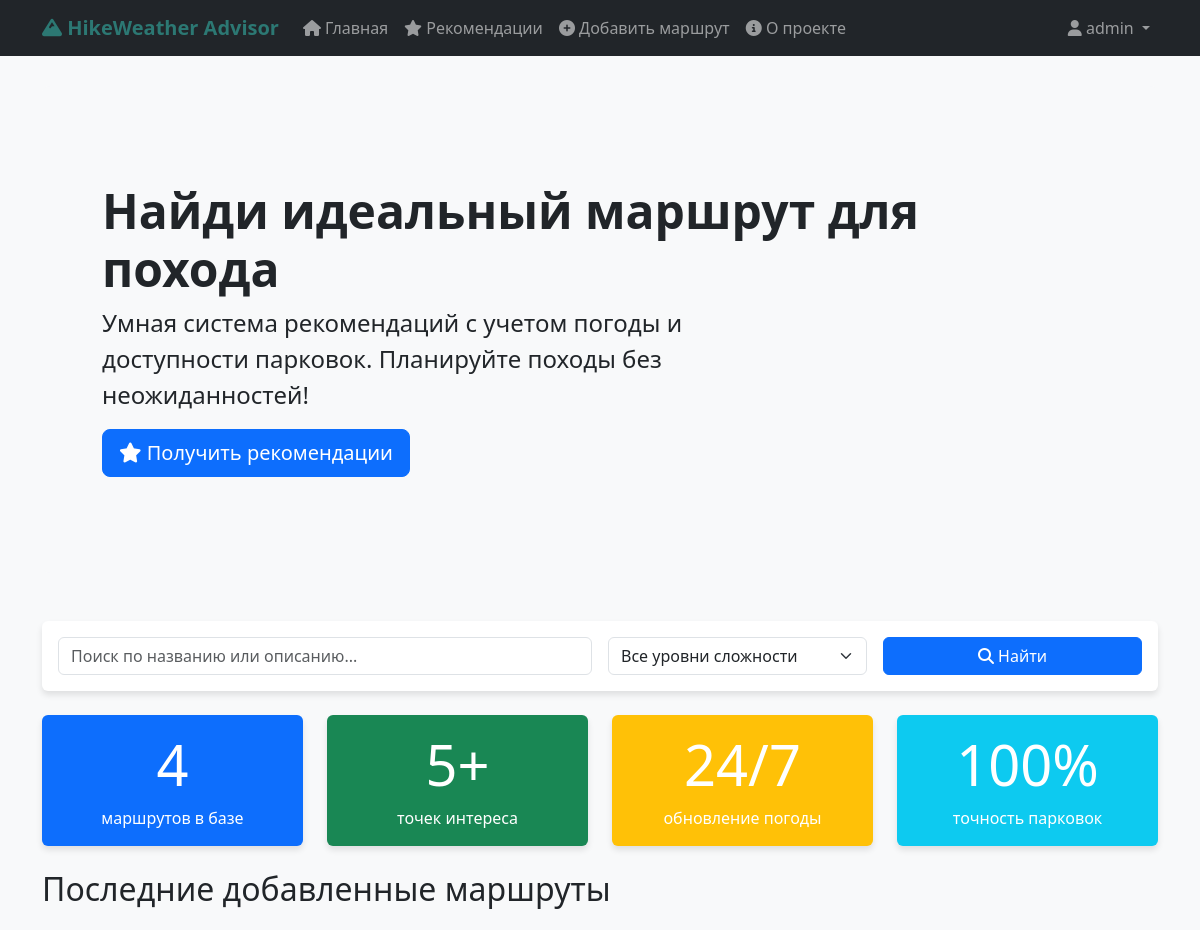
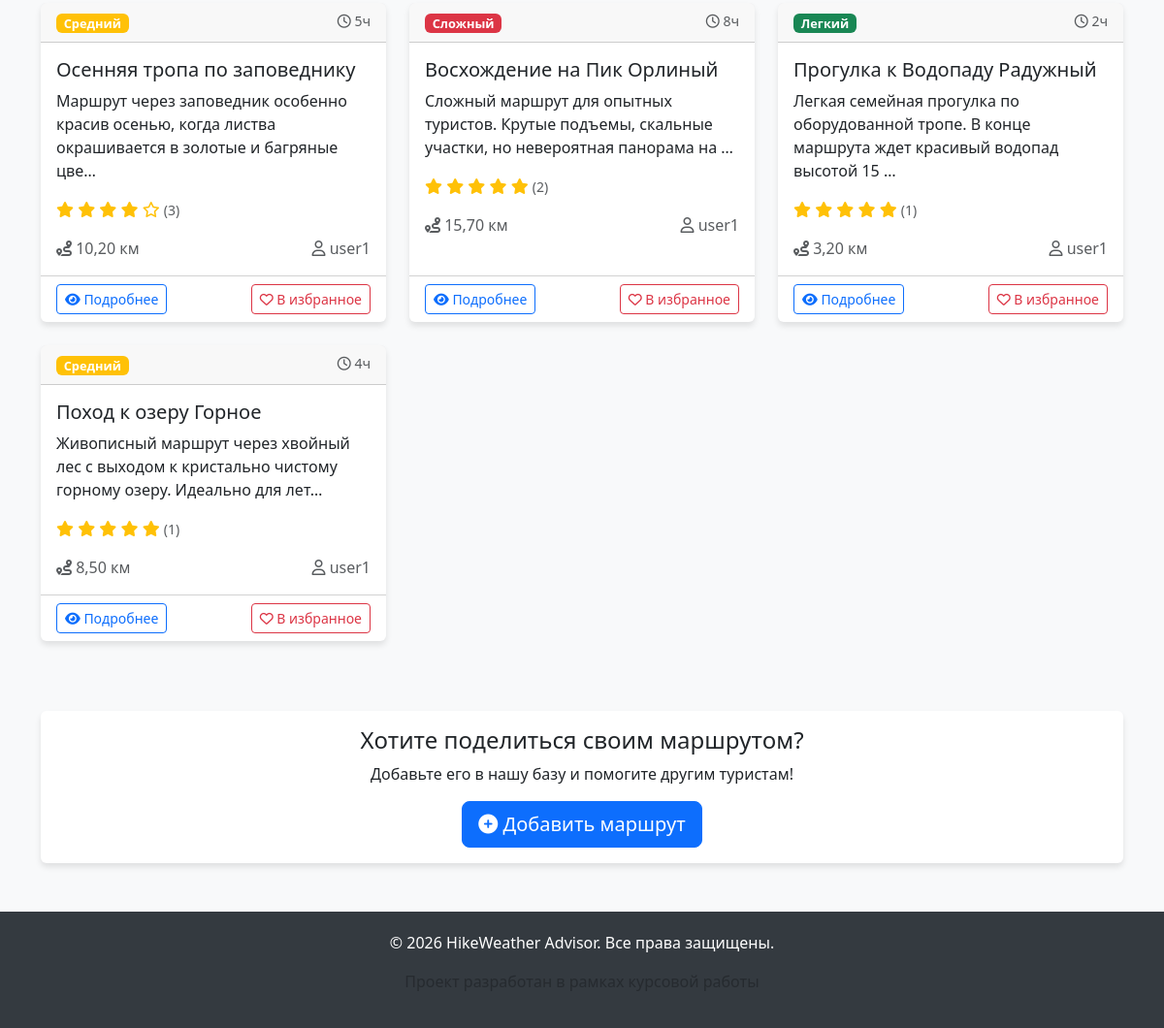
The app's page / (signed in) with its own data (2 pictures, top to bottom).
### hikes/models.py (models this page shows, shortened)
class HikeRoute(models.Model):
    DIFFICULTY_CHOICES = [
        ('easy', 'Легкий'),
        ('medium', 'Средний'),
        ('hard', 'Сложный'),
    ]
    title = models.CharField(
        max_length=200,
        verbose_name='Название маршрута'
    )
    description = models.TextField(
        verbose_name='Описание'
    )
    length_km = models.DecimalField(
        max_digits=5,
        decimal_places=2,
        verbose_name='Протяженность (км)',
        validators=[MinValueValidator(0.1)]
    )
    estimated_time_h = models.PositiveIntegerField(
        verbose_name='Примерное время (часы)',
        validators=[MinValueValidator(1), MaxValueValidator(48)]
    )
    difficulty = models.CharField(
        max_length=10,
        choices=DIFFICULTY_CHOICES,
        default='medium',
        verbose_name='Сложность'
    )
    start_point_lat = models.FloatField(
        verbose_name='Широта старта'
    )
    start_point_lon = models.FloatField(
        verbose_name='Долгота старта'
    )
    finish_point_lat = models.FloatField(
        verbose_name='Широта финиша'
    )
    finish_point_lon = models.FloatField(
        verbose_name='Долгота финиша'
    )
    author = models.ForeignKey(
        User,
        on_delete=models.CASCADE,
        verbose_name='Автор',
        related_name='hike_routes'
    )
    favorited_by = models.ManyToManyField(
        User,
        related_name='favorite_hikes',
        verbose_name='В избранном у',
        blank=True
    )
    created_at = models.DateTimeField(
        auto_now_add=True,
        verbose_name='Дата создания'
    )
    updated_at = models.DateTimeField(
        auto_now=True,
        verbose_name='Дата обновления'
    )
    class Meta:
        verbose_name = 'Маршрут'
        verbose_name_plural = 'Маршруты'
        ordering = ['-created_at']

### hikes/views.py (the view)
# urls.py: path('', views.home, name='home'),
def home(request):
    hikes = HikeRoute.objects.annotate(
        avg_rating=Avg('reviews__rating'),
        reviews_count=Count('reviews')
    ).order_by('-created_at')
    difficulty = request.GET.get('difficulty')
    if difficulty and difficulty in ['easy', 'medium', 'hard']:
        hikes = hikes.filter(difficulty=difficulty)
    search_query = request.GET.get('search')
    if search_query:
        hikes = hikes.filter(
            Q(title__icontains=search_query) |
            Q(description__icontains=search_query)
        )
    paginator = Paginator(hikes, 9)  # 9 маршрутов на странице
    page_number = request.GET.get('page')
    page_obj = paginator.get_page(page_number)
    context = {
        'page_obj': page_obj,
        'difficulty_filter': difficulty,
        'search_query': search_query,
    }
    return render(request, 'hikes/home.html', context)

### templates/hikes/home.html (shortened to what this page needs)
{% extends 'base.html' %}
{% block content %}
<div class="row mb-4">
    <div class="col-12">
        <div class="p-5 mb-4 bg-light rounded-3">
            <div class="container-fluid py-5">
                <h1 class="display-5 fw-bold">Найди идеальный маршрут для похода</h1>
                <p class="col-md-8 fs-4">
                    Умная система рекомендаций с учетом погоды и доступности парковок.
                    Планируйте походы без неожиданностей!
                </p>
                <a href="{% url 'recommendations' %}" class="btn btn-primary btn-lg">
                    <i class="fas fa-star"></i> Получить рекомендации
                </a>
            </div>
        </div>
    </div>
</div>
<div class="row mb-4">
    <div class="col-12">
        <div class="card">
            <div class="card-body">
                <form method="get" action="{% url 'home' %}">
                    <div class="row g-3">
                        <div class="col-md-6">
                            <input type="text" name="search" class="form-control"
                                   placeholder="Поиск по названию или описанию..."
                                   value="{{ search_query|default:'' }}">
                        </div>
                        <div class="col-md-3">
                            <select name="difficulty" class="form-select">
                                <option value="">Все уровни сложности</option>
                            </select>
                        </div>
                        <div class="col-md-3">
                            <button type="submit" class="btn btn-primary w-100">
                                <i class="fas fa-search"></i> Найти
                            </button>
                        </div>
                    </div>
                </form>
            </div>
        </div>
    </div>
</div>
<div class="row mb-4">
    <div class="col-md-3">
        <div class="card text-white bg-primary">
            <div class="card-body text-center">
                <h1 class="display-4">{{ page_obj.paginator.count }}</h1>
                <p class="card-text">маршрутов в базе</p>
            </div>
        </div>
    </div>
    <div class="col-md-3">
        <div class="card text-white bg-success">
            <div class="card-body text-center">
                <h1 class="display-4">5+</h1>
                <p class="card-text">точек интереса</p>
            </div>
        </div>
    </div>
    <div class="col-md-3">
        <div class="card text-white bg-warning">
            <div class="card-body text-center">
                <h1 class="display-4">24/7</h1>
                <p class="card-text">обновление погоды</p>
            </div>
        </div>
    </div>
    <div class="col-md-3">
        <div class="card text-white bg-info">
            <div class="card-body text-center">
                <h1 class="display-4">100%</h1>
                <p class="card-text">точность парковок</p>
            </div>
        </div>
    </div>
</div>
<h2 class="mb-4">Последние добавленные маршруты</h2>
{% if page_obj %}
    <div class="row">
        {% for hike in page_obj %}
        <div class="col-md-4 mb-4">
            <div class="card h-100">
                <div class="card-header">
                    <span class="badge bg-{% if hike.difficulty == 'easy' %}success{% elif hike.difficulty == 'medium' %}warning{% else %}danger{% endif %} difficulty-badge">
                        {{ hike.get_difficulty_display }}
                    </span>
                    <small class="text-muted float-end">
                        <i class="far fa-clock"></i> {{ hike.estimated_time_h }}ч
                    </small>
                </div>
                <div class="card-body">
                    <h5 class="card-title">{{ hike.title }}</h5>
                    <p class="card-text">{{ hike.description|truncatechars:100 }}</p>
                    <div class="mb-3">
                        <div class="rating-stars">
                            {% with avg_rating=hike.avg_rating|default:0 %}
                                {% for i in "12345" %}
                                    {% if forloop.counter <= avg_rating %}
                                        <i class="fas fa-star"></i>
                                    {% elif forloop.counter <= avg_rating|add:0.5 %}
                                        <i class="fas fa-star-half-alt"></i>
                                    {% else %}
                                        <i class="far fa-star"></i>
                                    {% endif %}
                                {% endfor %}
                            {% endwith %}
                            <small class="text-muted">({{ hike.reviews_count|default:0 }})</small>
                        </div>
                    </div>
                    <div class="d-flex justify-content-between align-items-center">
                        <span class="text-muted">
                            <i class="fas fa-route"></i> {{ hike.length_km }} км
                        </span>
                        <span class="text-muted">
                            <i class="far fa-user"></i> {{ hike.author.username }}
                        </span>
                    </div>
                </div>
                <div class="card-footer bg-transparent">
                    <a href="{% url 'hike_detail' hike.id %}" class="btn btn-outline-primary btn-sm">
                        <i class="fas fa-eye"></i> Подробнее
                    </a>
                    {% if user.is_authenticated %}
                    <a href="{% url 'add_to_favorites' hike.id %}" class="btn btn-outline-danger btn-sm float-end">
                        <i class="far fa-heart"></i> В избранное
                    </a>
                    {% endif %}
                </div>
            </div>
        </div>
        {% endfor %}
    </div>
{% endif %}
<div class="row mt-5">
    <div class="col-12 text-center">
        <div class="card border-primary">
            <div class="card-body">
                <h4 class="card-title">Хотите поделиться своим маршрутом?</h4>
                <p class="card-text">Добавьте его в нашу базу и помогите другим туристам!</p>
                <a href="{% url 'hike_create' %}" class="btn btn-primary btn-lg">
                    <i class="fas fa-plus-circle"></i> Добавить маршрут
                </a>
            </div>
        </div>
    </div>
</div>
{% endblock %}

### templates/base.html (shortened to what this page needs)
<!DOCTYPE html>
<html lang="ru">
<head>
    <link href="https://cdn.jsdelivr.net/npm/bootstrap@5.3.0/dist/css/bootstrap.min.css" rel="stylesheet">
    <link rel="stylesheet" href="https://cdnjs.cloudflare.com/ajax/libs/font-awesome/6.4.0/css/all.min.css">
</head>
<body>
    <nav class="navbar navbar-expand-lg navbar-dark bg-dark fixed-top">
        <div class="container">
            <a class="navbar-brand" href="{% url 'home' %}">
                <i class="fas fa-mountain"></i> HikeWeather Advisor
            </a>
            <div class="collapse navbar-collapse" id="navbarNav">
                <ul class="navbar-nav me-auto">
                    <li class="nav-item">
                        <a class="nav-link" href="{% url 'home' %}">
                            <i class="fas fa-home"></i> Главная
                        </a>
                    </li>
                    <li class="nav-item">
                        <a class="nav-link" href="{% url 'recommendations' %}">
                            <i class="fas fa-star"></i> Рекомендации
                        </a>
                    </li>
                    <li class="nav-item">
                        <a class="nav-link" href="{% url 'hike_create' %}">
                            <i class="fas fa-plus-circle"></i> Добавить маршрут
                        </a>
                    </li>
                    <li class="nav-item">
                        <a class="nav-link" href="{% url 'about' %}">
                            <i class="fas fa-info-circle"></i> О проекте
                        </a>
                    </li>
                </ul>
                <ul class="navbar-nav">
                    {% if user.is_authenticated %}
                        <li class="nav-item dropdown">
                            <a class="nav-link dropdown-toggle" href="#" role="button" data-bs-toggle="dropdown">
                                <i class="fas fa-user"></i> {{ user.username }}
                            </a>
                        </li>
                    {% endif %}
                </ul>
            </div>
        </div>
    </nav>
    <main class="container">
        {% block content %}{% endblock %}
    </main>
    <footer>
        <div class="container text-center">
            <p>&copy; {% now "Y" %} HikeWeather Advisor. Все права защищены.</p>
            <p class="text-muted">Проект разработан в рамках курсовой работы</p>
        </div>
    </footer>
</body>
</html>

### templates/base.html (style rules this page uses)
body { padding-top: 70px; background-color: #f8f9fa; }
.navbar-brand { font-weight: bold; color: #2c7873 !important; }
.card { transition: transform 0.2s; border: none; box-shadow: 0 4px 6px rgba(0,0,0,0.1); }
.difficulty-badge { font-size: 0.8em; padding: 0.3em 0.6em; }
.rating-stars { color: #ffc107; }
footer { margin-top: 50px; padding: 20px 0; background-color: #343a40; color: white; }

### records on screen
HikeRoute: difficulty "Средний", estimated_time_h "5", title "Осенняя тропа по заповеднику", description "Маршрут через заповедник особенно красив осенью, когда листва окрашивается в золотые и багряные цве…", reviews_count "3", length_km "10,20", author.username "user1"
HikeRoute: difficulty "Сложный", estimated_time_h "8", title "Восхождение на Пик Орлиный", description "Сложный маршрут для опытных туристов. Крутые подъемы, скальные участки, но невероятная панорама на …", reviews_count "2", length_km "15,70", author.username "user1"
HikeRoute: difficulty "Легкий", estimated_time_h "2", title "Прогулка к Водопаду Радужный", description "Легкая семейная прогулка по оборудованной тропе. В конце маршрута ждет красивый водопад высотой 15 …", reviews_count "1", length_km "3,20", author.username "user1"
HikeRoute: difficulty "Средний", estimated_time_h "4", title "Поход к озеру Горное", description "Живописный маршрут через хвойный лес с выходом к кристально чистому горному озеру. Идеально для лет…", reviews_count "1", length_km "8,50", author.username "user1"

### other values on screen
{{ user.username }} "admin"
{{ page_obj.paginator.count }} "4"
